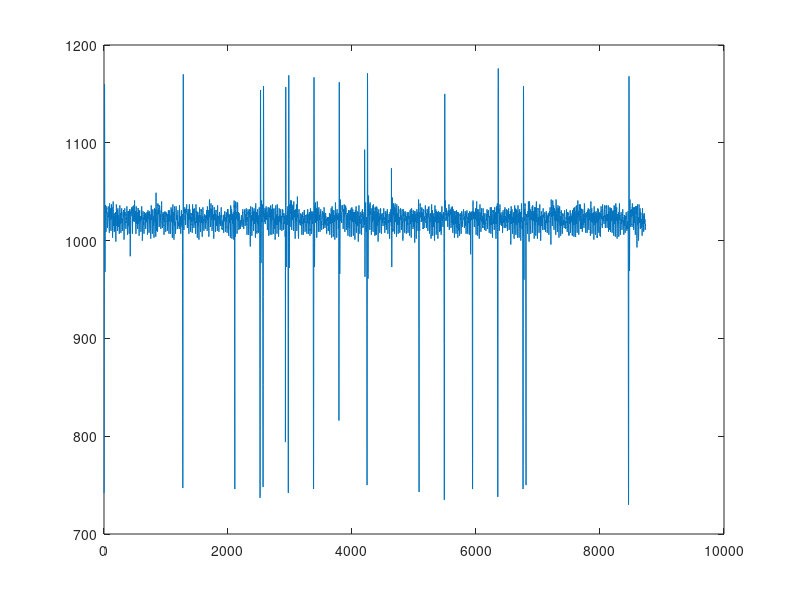
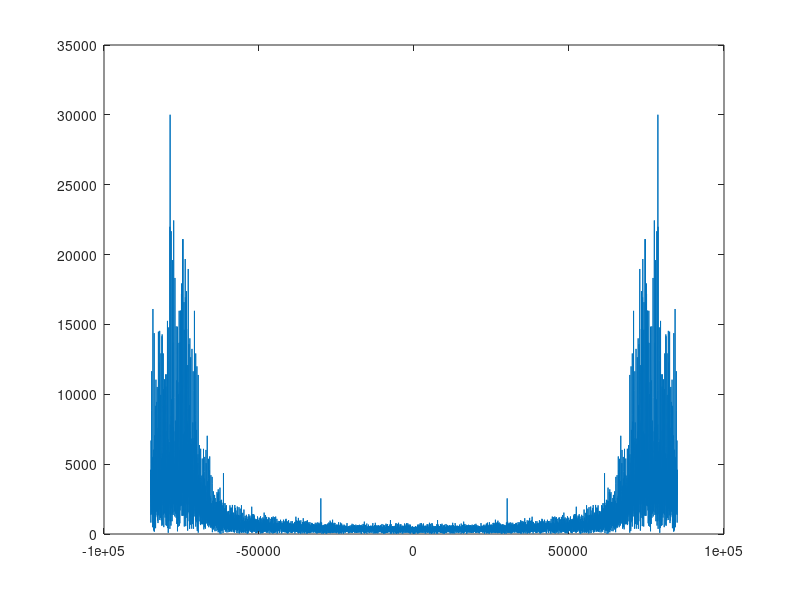
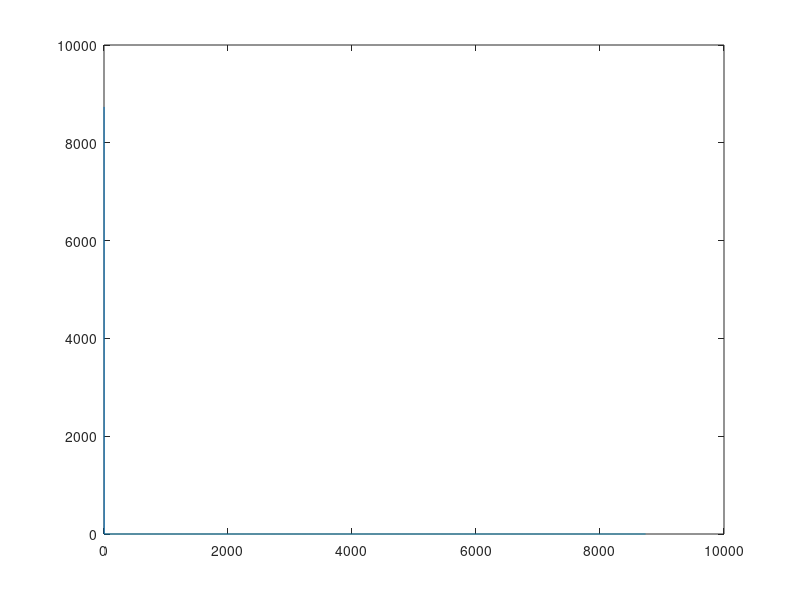

MATLAB code for these plots, in order:

y = load('Log.txt');

%T_old = y
x= []



for v =0.0:+1.0:length(y)
  
   x = [x, v]; 
end
x = x'
x(1,:) = []

%y(1:8000,:) = []

l = abs(fft(y))
l(1,:) = []
f = 170e3/2*linspace(-1, 1, length(l));


%x(1,:) =[]


figure(1)
plot(x,y)

figure(2)
plot(f,l)

k = abs(fft(y))
%y = exp(-1j*2*pi*f.*X);
figure(3)
z = exp(-1j*2*pi*170e3.*y)
plot(abs(fft(z)));
